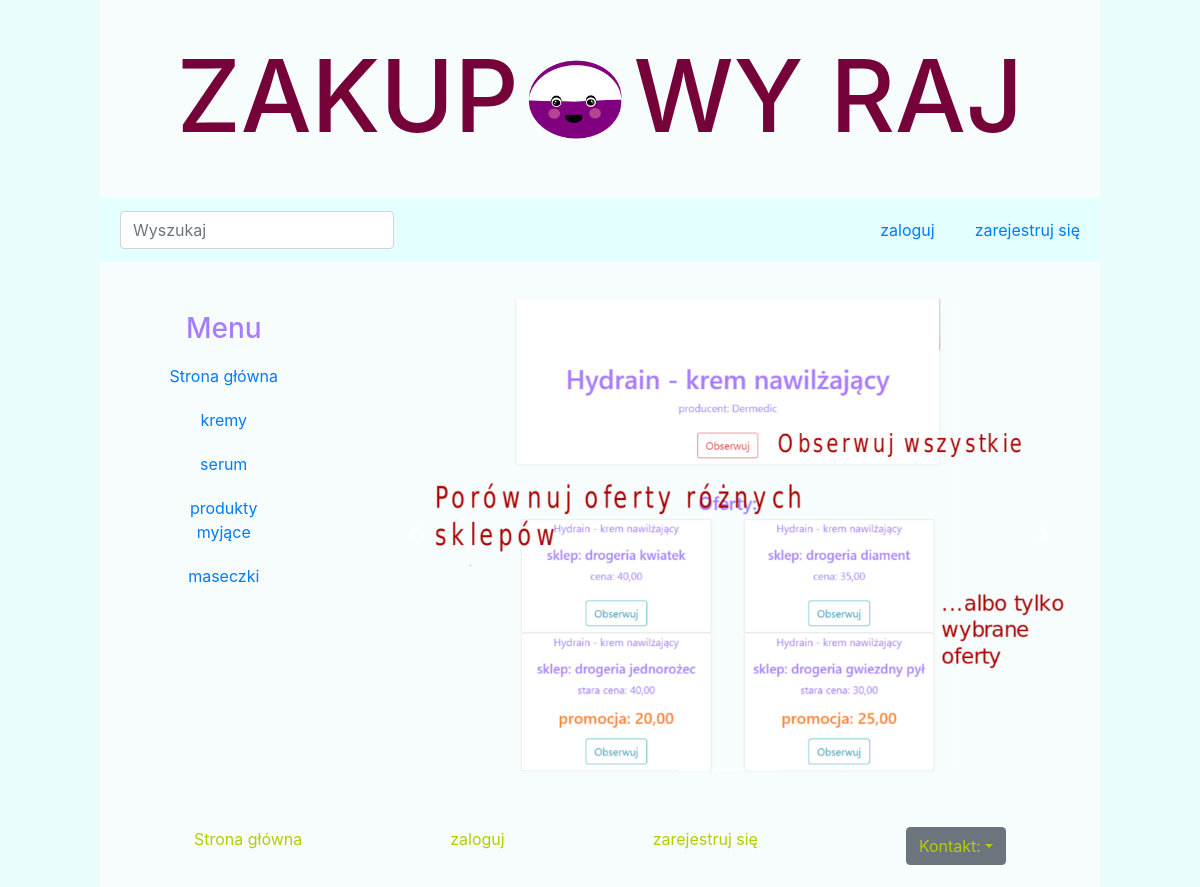
The page / on the database its author committed.
### Produkty/models.py (models this page shows, shortened)
class Kategoria(models.Model):
    nazwa = models.CharField(max_length=100)
    class Meta():
        verbose_name = "Kategoria"
        verbose_name_plural = "Kategorie"

### Produkty/views.py (the view)
# urls.py: path('', index),
def index(request):
    kategorie = Kategoria.objects.all()
    search = Search()
    dane = {'kategorie': kategorie, 'search': search, }
    if request.user.is_authenticated: #licznik powiadomień
        konto = Konto.objects.get(user=request.user)
        promo = Powiadomienia.objects.filter(status=False, konto=konto)
        dane['promo'] = promo #licznik promocji
        powiadomienia = Powiadomienia_produkt.objects.filter(status=False, konto=konto)
        dane['powiadomienia'] = powiadomienia #licznik powiadomień
    return render(request, 'start.html', dane)

### Produkty/forms.py
class Search(forms.Form):
    wyszukaj = forms.CharField(label='', widget=forms.TextInput(attrs={'class':'form-control mr-sm-2',  'placeholder':'Wyszukaj'}))

### Produkty/templates/start.html (shortened to what this page needs)
{% extends 'menu.html' %}
{% block content %}
<div style="height:300" style="width:300">
{% if user.is_authenticated %}
  <h1> Nowe promocje:</h1>
<div id="carouselExampleIndicators" class="carousel slide" data-ride="carousel">
  <ol class="carousel-indicators">
    <li data-target="#carouselExampleIndicators" data-slide-to="0" class="active"></li>
    <li data-target="#carouselExampleIndicators" data-slide-to="1"></li>
    <li data-target="#carouselExampleIndicators" data-slide-to="2"></li>
  </ol>
  <div class="carousel-inner">
    <div class="carousel-item active">
      <img src="/images/zalogowany/log1.png" class="d-block w-100" alt="...">
    </div>
    <div class="carousel-item">
      <img src="/images/zalogowany/log2.png" class="d-block w-100" alt="...">
    </div>
    <div class="carousel-item">
      <img src="/images/zalogowany/log3.png" class="d-block w-100" alt="...">
    </div>
  </div>
  <a class="carousel-control-prev" href="#carouselExampleIndicators" role="button" data-slide="prev">
    <span class="carousel-control-prev-icon" aria-hidden="true"></span>
    <span class="sr-only">Previous</span>
  </a>
  <a class="carousel-control-next" href="#carouselExampleIndicators" role="button" data-slide="next">
    <span class="carousel-control-next-icon" aria-hidden="true"></span>
    <span class="sr-only">Next</span>
  </a>
</div>
{% else %}
<div id="carouselExampleIndicators" class="carousel slide" data-ride="carousel">
  <ol class="carousel-indicators">
    <li data-target="#carouselExampleIndicators" data-slide-to="0" class="active"></li>
    <li data-target="#carouselExampleIndicators" data-slide-to="1"></li>
    <li data-target="#carouselExampleIndicators" data-slide-to="2"></li>
  </ol>
  <div class="carousel-inner" >
    <div class="carousel-item active" >
      <img src="/images/niezalogowany/niezalog1.png"  class="d-block w-100" alt="...">
    </div>
  </div>
  <a class="carousel-control-prev" href="#carouselExampleIndicators" role="button" data-slide="prev">
    <span class="carousel-control-prev-icon" aria-hidden="true"></span>
  </a>
  <a class="carousel-control-next" href="#carouselExampleIndicators" role="button" data-slide="next">
    <span class="carousel-control-next-icon" aria-hidden="true"></span>
  </a>
</div>
{% endif %}
  </div>
{% endblock content %}

### Produkty/templates/menu.html (shortened to what this page needs)
{% extends 'base.html' %}
{% load static %}
{% block menu %}
    <h1 id = "logo"> ZAKUP<a style="text-decoration:none" href="/"><img  src="/images/icon/logolicencjat.png" height="150" width="115" style="padding:0px" style="margin:0px"   alt="o"></a>WY RAJ  </h1>
<nav class="navbar navbar-expand-lg navbar-light " style="background-color: #e3fffe"   >
      <div class="collapse navbar-collapse" id="navbarTogglerDemo01">
    <div class="navbar-nav mr-auto" style="padding-left:20px"  >
    <form class="form-inline " action="{% url 'szukaj' %}" method="GET">
        {{ search }}
    </form>
    </div>
    {% if user.is_authenticated %}
        <p class="menu" style="padding:0px" > <a class="nav-item nav-link" style="padding:20px" href = "/profil/{{user.id}}"> <img  src="/images/icon/konto.png" height="30" width="25" style="padding:0px" style="margin:0px"   alt="twój profil"> </a></p>
        <p class="menu" style="padding:0px" > <a class="nav-item nav-link" style="padding:20px" href = "/promocje/{{user.id}}"> <img  src="/images/icon/promocja.png" height="30" width="25" style="padding:0px" style="margin:0px"   alt="promocje"> <span class="badge badge-light">{{promo.count}}</span> </a></p>
        <p class="menu" style="padding:0px" > <a class="nav-item nav-link" style="padding:20px"   href = "/powiadomienia/{{user.id}}"> <img  src="/images/icon/dzwoneczek.png" height="30" width="25" style="padding:0px" style="margin:0px"   alt="powiadomienia"> <span class="badge badge-light">{{powiadomienia.count}}</span> </a></p>
        <p class="menu" style="padding:0px" > <a class="nav-item nav-link" style="padding:20px"  href = "/wyloguj"> <img  src="/images/icon/wyloguj.png" height="30" width="25" style="padding:0px" style="margin:0px"   alt="wyloguj"> </a></p>
    {% else %}
        <p class="menu" style="padding:0px" > <a class="nav-link" style="padding:20px" href = "/logowanie"> zaloguj</a> </p>
        <p class="menu" style="padding:0px" >  <a class="nav-link" style="padding:20px" href = "/rejestracja">zarejestruj się</a></p>
    {% endif %}
      </div>
</nav>
    <div class="collumn1">
      <div class="col-sm">
    <h3>Menu</h3>
      <a style="text-decoration:none" href = "/"><p class="menu" >Strona główna</p></a>
    {% for kat in kategorie %}
     <a style="text-decoration:none" href = "/kategoria/{{kat.id}}"><p class="menu">{{ kat.nazwa }}</p></a>
    {% endfor %}
      </div>
    </div>
{% endblock menu %}
{% block footer %}
<footer>
<div class="nav nav-pills nav-fill" >
<p class="nav-item" > <a   href = "/"> Strona główna </a></p>
    {% if user.is_authenticated %}
        <p class="nav-item"  > <a  href = "/profil/{{user.id}}"> twój profil </a></p>
        <p class="nav-item" > <a   href = "/wyloguj"> wyloguj </a></p>
    {% else %}
        <p class="nav-item" > <a href = "/logowanie"> zaloguj </a></p>
        <p class="nav-item" >  <a href = "/rejestracja">zarejestruj się</a></p>
    {% endif %}
    <div class="nav-item">
        <div class="btn-group" >
<button type="button" class="btn btn-secondary dropdown-toggle" style="color:#b4cc00" style="background-color:transparent" style="border:0px"  data-toggle="dropdown" aria-haspopup="true" aria-expanded="false">
    Kontakt:</button>
</div>
</div>
</div>
</footer>
{% endblock footer %}

### Produkty/static/css/app.css (style rules this page uses)
body { background: #ebfcfc; }
#logo { text-align: center; font-size: 100px; padding-top: 3%; grid-column: 1 / 3; grid-row: 1; color:#750238; }
nav { grid-column: 1 / 3; grid-row: 2; }
.menu { margin:0px; padding:10px; box-sizing: content-box; }
.collumn1 { grid-column: 1; grid-row: 3; margin: 40px; }
footer { grid-column: 1 / 3; grid-row: 4; padding: 20px; }
p.nav-item a { color:#b4cc00; text-decoration: none; }
.navbar { padding:0px; }

### rows shown on the page
Kategoria: nazwa "kremy"
Kategoria: nazwa "serum"
Kategoria: nazwa "produkty myjące"
Kategoria: nazwa "maseczki"
